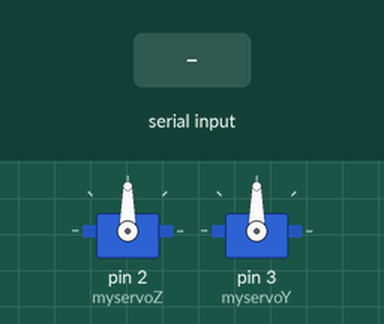
Recording of a sketch running on a simulated Arduino Uno, built with avr-gcc and run on an emulated ATmega328P. Shown: 2 × servo. Inputs (shaded band) come from the test bench.

Above: at 1.2 s.
1.3 s: "90,45\n" received over Serial
At 1.55 s:
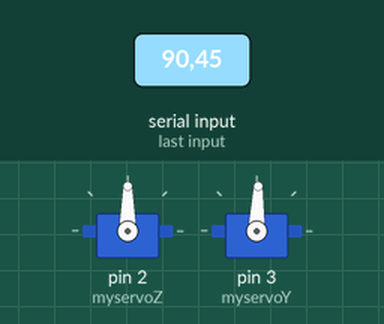
4.3 s: "30,150\n" received over Serial
At 7.95 s:
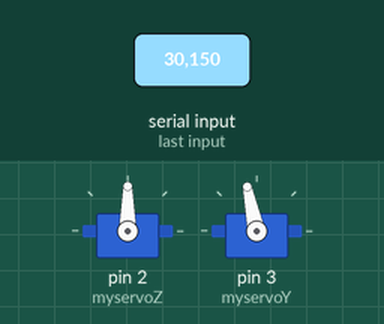
Timing chart, 0 to 10.8 s (numbered marks = the images above; inputs shaded):
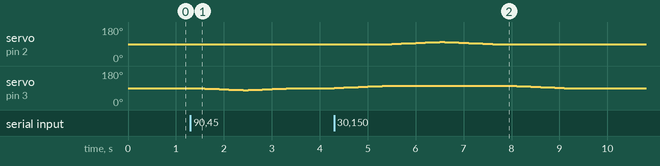

The sketch:

servocam.ino
```cpp
#include <Servo.h>

Servo myservoZ;  // déclare le servo pour l'axe z

Servo myservoY; // déclare le servo pour l'axe y

int posZ = 90;    // pour la position initial 90°
int posY = 90;    // pour la position initial 90°
int message = 0;  //  par défaut message vaut 0
int posZZ;
int posYY;


void setup() {
  myservoZ.attach(2);  // servo z sur pin 2
  myservoZ.write(posZ);  // va en position initial
  myservoY.attach(3);  // servo z sur pin 3
  myservoY.write(posY); // va en position initial
  Serial.begin(9600);
}

void cam()  // fonction
{
  if (Serial.available())  {   // si on recoit quelque chose du port serie
    message = Serial.read()-'0';  // on soustrait le caractère 0, qui vaut 48 en ASCII

    switch (message) {  // si message vaut
    case 1:  //  si message vaut 1 on tourne à droite
      posZZ = posZ + 10;  // on defini la nouvelle position (position actuelle augmentée de 10°)
      if (posZZ > 180)    // pour ne jamais depassé les 180°
        {
          posZZ = 180;
        }
      for(posZ=posZ; posZ <= posZZ; posZ += 1) // boucle for, pour se déplacer à la nouvelle position pas trop vite et pas à pas.
         {
           myservoZ.write(posZ);
           delay(100);
         }
      break;
    case 2:    //  si message vaut 2 on tourne à gauche
      posZZ = posZ - 10;   // on defini la nouvelle position (position actuelle diminuée de 10°)
      if (posZZ < 0)   // pour ne jamais descendre en dessous de 0°
        {
          posZZ = 0;
        }
      for(posZ=posZ; posZ >= posZZ; posZ -= 1)    // boucle for, pour se déplacer à la nouvelle position pas trop vite et pas à pas.
         {
           myservoZ.write(posZ);
           delay(100);
         }
      break;
    case 3:    //  si message vaut 3 on monte
      posYY = posY + 10;  // on defini la nouvelle position (position actuelle augmentée de 10°)
      if (posYY > 180)   // pour ne jamais depassé les 180°
        {
          posYY = 180;
        }
      for(posY=posY; posY <= posYY; posY += 1)      // boucle for, pour se déplacer à la nouvelle position pas trop vite et pas à pas.
         {
           myservoY.write(posY);
           delay(100);
         }
      break;
    case 4:   //  si message vaut 3 on descend
      posYY = posY - 10;   // on defini la nouvelle position (position actuelle diminuée de 10°)
      if (posYY < 0)       // pour ne jamais descendre en dessous de 0°
        {
          posYY = 0;
        }
      for(posY=posY; posY >= posYY; posY -= 1)      // boucle for, pour se déplacer à la nouvelle position pas trop vite et pas à pas.
         {
           myservoY.write(posY);
           delay(100);
         }
      break;
    case 5:   //  si message vaut 5 on se remet en position initiale en fonction de la ou on se trouve pas trop vite et pas à pas.
      if (posZ > 90)  {
        for(posZ=posZ; posZ >= 90; posZ -= 1)
         {
          myservoZ.write(posZ);
          delay(100);
         }
      }
      if (posZ < 90)  {
        for(posZ=posZ; posZ <= 90; posZ += 1)
         {
           myservoZ.write(posZ);
           delay(100);
         }
      }
      if (posY > 90)  {
        for(posY=posY; posY >= 90; posY -= 1)
         {
          myservoY.write(posY);
          delay(100);
         }
      }
      if (posY < 90)  {
        for(posY=posY; posY <= 90; posY += 1)
         {
           myservoY.write(posY);
           delay(100);
         }
      }
      break;
    }
  }
}

void loop() {
   cam();  // appel de la fonction en boucle,
}
```

Measured:
- after the input at 1.3 s, servo on pin 3 (myservoY): 90° → 89° after 0.10 s, → 88° 0.10 s later, → 87° 0.10 s later, → 86° 0.10 s later, … (22 changes in this stretch)
- after the input at 4.3 s, servo on pin 2 (myservoZ): 90° → 91° after 1.2 s, → 92° 0.10 s later, → 93° 0.10 s later, → 94° 0.10 s later, … (24 changes in this stretch); servo on pin 3 (myservoY): 90° → 91° at once, → 92° 0.10 s later, → 93° 0.10 s later, → 94° 0.10 s later, … (26 changes in this stretch)
